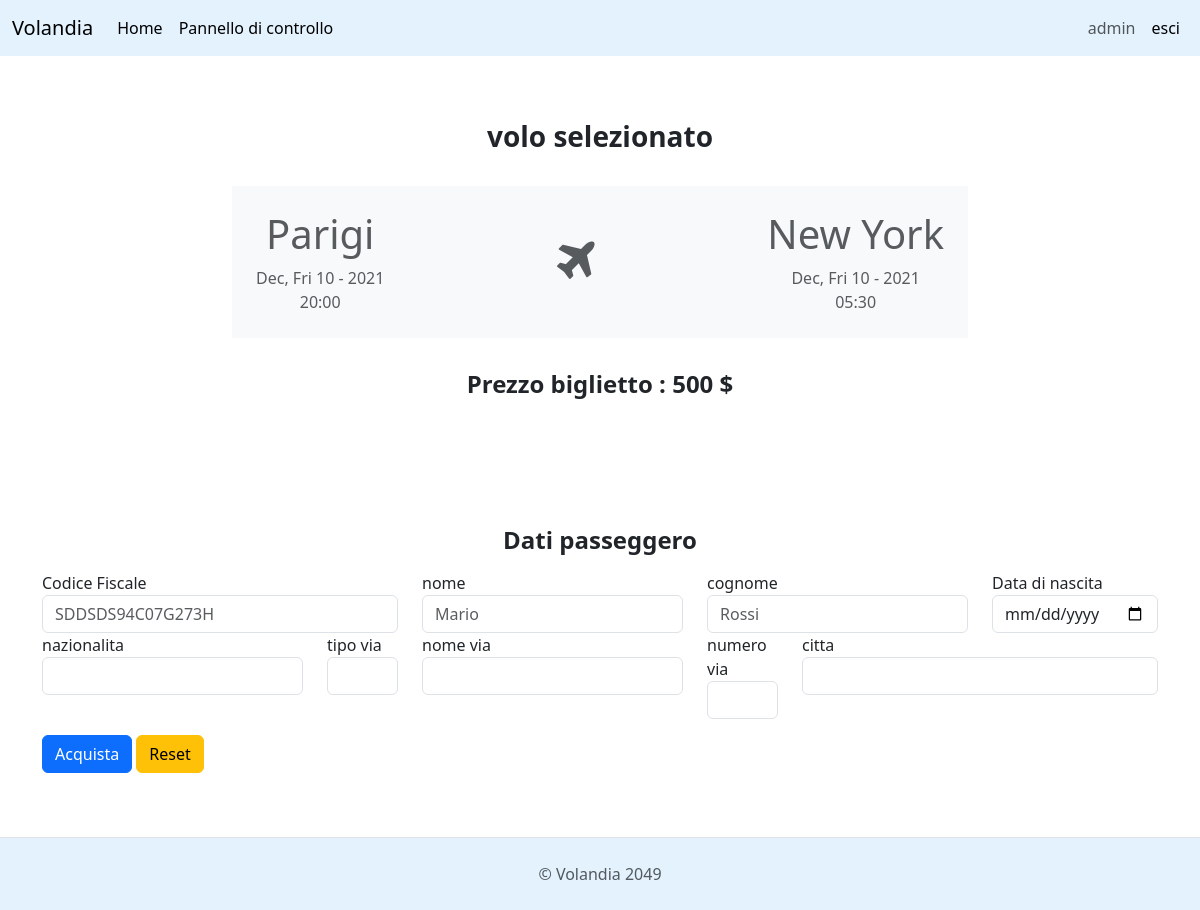
Screenshot of /comprabiglietto.php?numerovolo=AFR192 (signed in) with the database file from the repository.
### tables this page shows
CREATE TABLE `voli` (
  `NumeroVolo` varchar(10) NOT NULL,
  `Origine` varchar(30) NOT NULL,
  `Destinazione` varchar(30) NOT NULL,
  `DataPartenza` timestamp NOT NULL DEFAULT current_timestamp(),
  `DataArrivo` timestamp NOT NULL DEFAULT current_timestamp(),
  `Prezzo` int(11) NOT NULL,
  `Cod_IATA` varchar(10) NOT NULL
);

### comprabiglietto.php (the view, shortened to what this page needs)
<html>
 <head>
   <link href="https://cdn.jsdelivr.net/npm/bootstrap@5.3.0-alpha1/dist/css/bootstrap.min.css" rel="stylesheet" />
   <link href="https://cdnjs.cloudflare.com/ajax/libs/font-awesome/4.7.0/css/font-awesome.min.css" rel="stylesheet">
 </head>
 <body class="d-flex flex-column min-vh-100">
   <header>
     <nav class="navbar navbar-expand-lg" style="background-color: #e3f2fd;">
       <div class="container-fluid">
         <a class="navbar-brand" href="#">Volandia</a>
         <div class="collapse navbar-collapse" id="navbarNav">
           <ul class="navbar-nav">
             <li class="nav-item">
               <a class="nav-link active" aria-current="page" href="../">Home</a>
             </li>
             <?php
             include "utils/navbarDaAdmin.php";
             ?>
           </ul>
           <?php
           include "utils/navbarLoggato.php";
           ?>
         </div>
       </div>
     </nav>
   </header>
   <div class="container my-5">
   <h3 class="text-center fw-bold my-3">volo selezionato</h3>
<?php
require_once "utils/connessione.php";
$numerovolo = isset($_GET["numerovolo"]) ? $_GET["numerovolo"] : die("numerovolo non ricevuto");
$sqlandata = "SELECT * FROM voli WHERE NumeroVolo = :numerovolo";
$statement = $db_connection->prepare($sqlandata);
$statement->execute(array('numerovolo' => $numerovolo));
if ($statement->rowCount() > 0) {
    while ($row = $statement->fetch(PDO::FETCH_ASSOC)) {
      echo '<div class="d-flex justify-content-center row">
      <div class="col-md-8">
      <div class="card border-0 my-3">
          <div class="card-body d-flex flex-column justify-content-between p-0">
              <div class="bg-light text-muted p-4 bg-top">
                  <div class="d-flex flex-row justify-content-between">
                      <div class="d-flex flex-column justify-content-between align-items-center">
                          <h1>' . $row["Origine"] . '</h1><span>' . date_format(date_create($row["DataPartenza"]), 'M, D d - Y') . '</span><span>' . date_format(date_create($row["DataPartenza"]), 'H:i') . '</span></div>
                      <div class="d-flex flex-column justify-content-center"><i class="fa fa-plane fa-3x"></i></div>
                      <div class="d-flex flex-column justify-content-between align-items-center">
                          <h1>' . $row["Destinazione"] . '</h1><span>' . date_format(date_create($row["DataArrivo"]), 'M, D d - Y') . '</span><span>' . date_format(date_create($row["DataArrivo"]), 'H:i') . '</span></div>
                          </div>
              </div>
          </div>
      </div>
  </div>
  </div>';
  echo '<h4 class="text-center fw-bold my-3">Prezzo biglietto : ' . $row["Prezzo"] . ' $</h4>';
    }
}
?>
</div>
<div class="container my-5">
<h4 class="text-center fw-bold my-3">Dati passeggero</h4>
          <form action="queries/inserisciPasseggeroBiglietto.php" method="POST" class="row">
          <div class="form-group col-md-4">
                    <label for="CF">Codice Fiscale</label>
                    <input type="text" class="form-control" id="CF" name="CF" placeholder="SDDSDS94C07G273H"  value ="" required>
                </div>
                <div class="form-group col-md-3">
                    <label for="nome">nome</label>
                    <input type="text" class="form-control" id="nome" name="nome" placeholder="Mario" required>
                </div>
            <div class="form-group col-md-3">
                <label for="cognome">cognome</label>
                <input type="text" class="form-control" id="cognome" name="cognome" placeholder="Rossi" required>
            </div>
            <div class="form-group col-md-2">
                    <label for="datanascita">Data di nascita</label>
                    <input type="date" class="form-control" id="datanascita" name="datanascita" required>
                </div>
                <div class="form-group col-md-3">
                    <label for="nazionalita">nazionalita</label>
                    <input type="text" class="form-control" id="nazionalita" name="nazionalita" required>
                </div>
                <div class="form-group col-md-1">
                    <label for="tipo_via">tipo via</label>
                    <input type="text" class="form-control" id="tipo_via" name="tipo_via" placeholder="" required>
                </div>
            <div class="form-group col-md-3">
                <label for="nome_via">nome via</label>
                <input type="text" class="form-control" id="nome_via" name="nome_via" placeholder="" required>
            </div>
            <div class="form-group col-md-1">
                    <label for="n_via">numero via</label>
                    <input type="text" class="form-control" id="n_via" name="n_via" required>
                </div>
                <div class="form-group col-md-4">
                    <label for="citta">citta</label>
                    <input type="text" class="form-control" id="citta" name="citta" required>
                </div>
            <div class="form-group col-md-12 mt-3">
              <button type="submit" class="btn btn-primary" name="acquista" value="acquista">Acquista</button>
              <button type="reset" class="btn btn-warning">Reset</button>
            </div>
          </form>
        </div>
<footer class="d-flex flex-wrap justify-content-between align-items-center py-4 border-top mt-auto" style="background-color: #e3f2fd;">
  <div class="align-items-center mx-auto">
    <span class="text-muted">&copy; Volandia 2049</span>
  </div>
</footer>
</body>
</html>

### rows the page displays
voli: Origine "Parigi", DataPartenza "Dec, Fri 10 - 2021", DataPartenza "20:00", Destinazione "New York", DataArrivo "Dec, Fri 10 - 2021", DataArrivo "05:30", Prezzo "500"

### other values shown
$_SESSION['name'] "admin"
